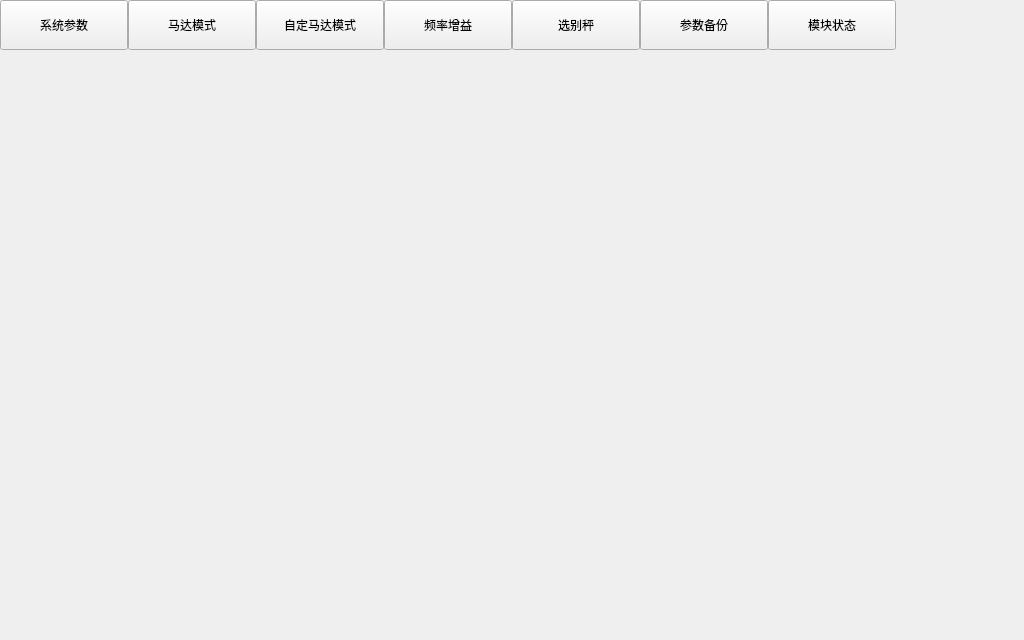
<?xml version="1.0" encoding="UTF-8"?>
<ui version="4.0">
 <class>FormMenuHSet</class>
 <widget class="QWidget" name="FormMenuHSet">
  <property name="geometry">
   <rect>
    <x>0</x>
    <y>0</y>
    <width>1024</width>
    <height>640</height>
   </rect>
  </property>
  <property name="windowTitle">
   <string>FormMenuHSet</string>
  </property>
  <property name="styleSheet">
   <string notr="true">FormMenuHSet {
background: gray;
}</string>
  </property>
  <widget class="QWidget" name="widget" native="true">
   <property name="geometry">
    <rect>
     <x>0</x>
     <y>0</y>
     <width>1024</width>
     <height>50</height>
    </rect>
   </property>
   <layout class="QHBoxLayout" name="horizontalLayout">
    <property name="spacing">
     <number>0</number>
    </property>
    <property name="leftMargin">
     <number>0</number>
    </property>
    <property name="topMargin">
     <number>0</number>
    </property>
    <property name="rightMargin">
     <number>0</number>
    </property>
    <property name="bottomMargin">
     <number>0</number>
    </property>
    <item>
     <widget class="QPushButton" name="pushButton">
      <property name="sizePolicy">
       <sizepolicy hsizetype="Fixed" vsizetype="Preferred">
        <horstretch>0</horstretch>
        <verstretch>0</verstretch>
       </sizepolicy>
      </property>
      <property name="minimumSize">
       <size>
        <width>128</width>
        <height>0</height>
       </size>
      </property>
      <property name="text">
       <string>系统参数</string>
      </property>
      <property name="checkable">
       <bool>true</bool>
      </property>
     </widget>
    </item>
    <item>
     <widget class="QPushButton" name="pushButton_2">
      <property name="sizePolicy">
       <sizepolicy hsizetype="Fixed" vsizetype="Preferred">
        <horstretch>0</horstretch>
        <verstretch>0</verstretch>
       </sizepolicy>
      </property>
      <property name="minimumSize">
       <size>
        <width>128</width>
        <height>0</height>
       </size>
      </property>
      <property name="text">
       <string>马达模式</string>
      </property>
      <property name="checkable">
       <bool>true</bool>
      </property>
     </widget>
    </item>
    <item>
     <widget class="QPushButton" name="pushButton_3">
      <property name="sizePolicy">
       <sizepolicy hsizetype="Fixed" vsizetype="Preferred">
        <horstretch>0</horstretch>
        <verstretch>0</verstretch>
       </sizepolicy>
      </property>
      <property name="minimumSize">
       <size>
        <width>128</width>
        <height>0</height>
       </size>
      </property>
      <property name="text">
       <string>自定马达模式</string>
      </property>
      <property name="checkable">
       <bool>true</bool>
      </property>
     </widget>
    </item>
    <item>
     <widget class="QPushButton" name="pushButton_4">
      <property name="sizePolicy">
       <sizepolicy hsizetype="Fixed" vsizetype="Preferred">
        <horstretch>0</horstretch>
        <verstretch>0</verstretch>
       </sizepolicy>
      </property>
      <property name="minimumSize">
       <size>
        <width>128</width>
        <height>0</height>
       </size>
      </property>
      <property name="text">
       <string>频率增益</string>
      </property>
      <property name="checkable">
       <bool>true</bool>
      </property>
     </widget>
    </item>
    <item>
     <widget class="QPushButton" name="pushButton_5">
      <property name="sizePolicy">
       <sizepolicy hsizetype="Fixed" vsizetype="Preferred">
        <horstretch>0</horstretch>
        <verstretch>0</verstretch>
       </sizepolicy>
      </property>
      <property name="minimumSize">
       <size>
        <width>128</width>
        <height>0</height>
       </size>
      </property>
      <property name="text">
       <string>选别秤</string>
      </property>
      <property name="checkable">
       <bool>true</bool>
      </property>
     </widget>
    </item>
    <item>
     <widget class="QPushButton" name="pushButton_6">
      <property name="sizePolicy">
       <sizepolicy hsizetype="Fixed" vsizetype="Preferred">
        <horstretch>0</horstretch>
        <verstretch>0</verstretch>
       </sizepolicy>
      </property>
      <property name="minimumSize">
       <size>
        <width>128</width>
        <height>0</height>
       </size>
      </property>
      <property name="text">
       <string>参数备份</string>
      </property>
      <property name="checkable">
       <bool>true</bool>
      </property>
     </widget>
    </item>
    <item>
     <widget class="QPushButton" name="pushButton_7">
      <property name="sizePolicy">
       <sizepolicy hsizetype="Fixed" vsizetype="Preferred">
        <horstretch>0</horstretch>
        <verstretch>0</verstretch>
       </sizepolicy>
      </property>
      <property name="minimumSize">
       <size>
        <width>128</width>
        <height>0</height>
       </size>
      </property>
      <property name="text">
       <string>模块状态</string>
      </property>
      <property name="checkable">
       <bool>true</bool>
      </property>
     </widget>
    </item>
    <item>
     <spacer name="horizontalSpacer">
      <property name="orientation">
       <enum>Qt::Horizontal</enum>
      </property>
      <property name="sizeHint" stdset="0">
       <size>
        <width>40</width>
        <height>20</height>
       </size>
      </property>
     </spacer>
    </item>
   </layout>
  </widget>
  <widget class="QStackedWidget" name="page">
   <property name="geometry">
    <rect>
     <x>0</x>
     <y>50</y>
     <width>1024</width>
     <height>590</height>
    </rect>
   </property>
   <widget class="FormMenuHSetSysParam" name="page_SysParam"/>
   <widget class="FormMenuHSetMM" name="page_MM"/>
   <widget class="FormMenuHSetMMA" name="page_MMA"/>
   <widget class="FormMenuHSetPL" name="page_PL"/>
   <widget class="FormMenuHSetSortor" name="page_Sortor"/>
   <widget class="FormMenuHSetPBak" name="page_PBak"/>
   <widget class="FormMenuHSetMainboard" name="page_Mainboard"/>
  </widget>
 </widget>
 <customwidgets>
  <customwidget>
   <class>FormMenuHSetSysParam</class>
   <extends>QWidget</extends>
   <header>FormMenuHSetSysParam.h</header>
   <container>1</container>
  </customwidget>
  <customwidget>
   <class>FormMenuHSetMM</class>
   <extends>QWidget</extends>
   <header>FormMenuHSetMM.h</header>
   <container>1</container>
  </customwidget>
  <customwidget>
   <class>FormMenuHSetPBak</class>
   <extends>QWidget</extends>
   <header>FormMenuHSetPBak.h</header>
   <container>1</container>
  </customwidget>
  <customwidget>
   <class>FormMenuHSetMainboard</class>
   <extends>QWidget</extends>
   <header>FormMenuHSetMainboard.h</header>
   <container>1</container>
  </customwidget>
  <customwidget>
   <class>FormMenuHSetPL</class>
   <extends>QWidget</extends>
   <header>FormMenuHSetPL.h</header>
   <container>1</container>
  </customwidget>
  <customwidget>
   <class>FormMenuHSetMMA</class>
   <extends>QWidget</extends>
   <header>FormMenuHSetMMA.h</header>
   <container>1</container>
  </customwidget>
  <customwidget>
   <class>FormMenuHSetSortor</class>
   <extends>QWidget</extends>
   <header>FormMenuHSetSortor.h</header>
   <container>1</container>
  </customwidget>
 </customwidgets>
 <resources/>
 <connections/>
</ui>
